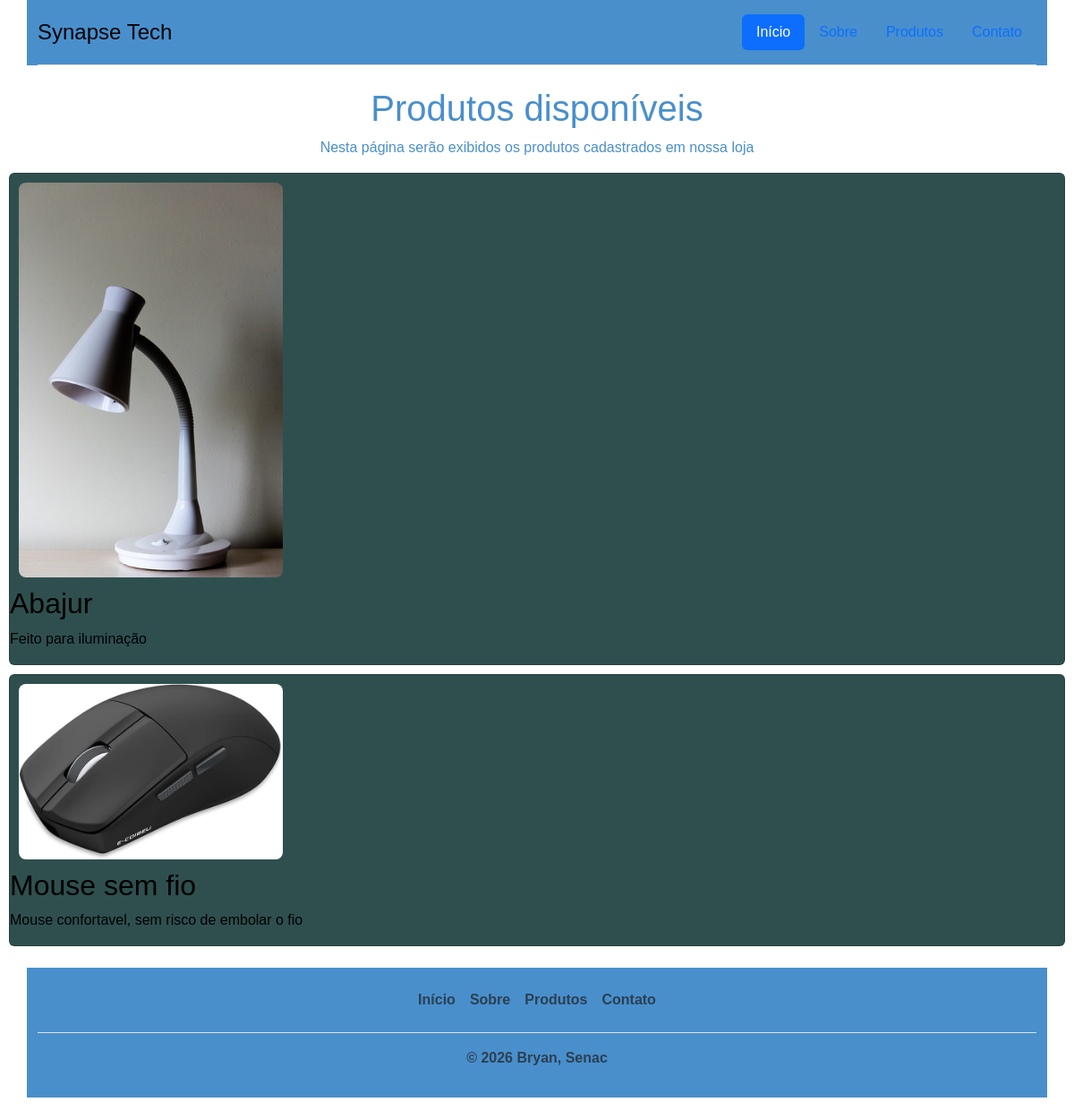
/produtos/, run on the app's committed database.
### loja/models.py (models this page shows)
class Produto(models.Model):
    nome = models.CharField(max_length=100)
    descricao = models.TextField()
    imagem = models.ImageField(upload_to='produtos/', blank=True, null=True)
    preco = models.DecimalField(max_digits=10, decimal_places=2)
    disponivel = models.BooleanField(default=True)

### loja/views.py (the view)
# urls.py: path('produtos/', views.produtos, name='produtos'),
def produtos(request):
    lista_produtos = Produto.objects.filter(disponivel = True)
    contexto = {
        'produtos': lista_produtos
    }
    return render(request, 'app/produtos.html', contexto)

### loja/templates/app/produtos.html (shortened to what this page needs)
{% extends 'app/base.html' %}
{% block content %}
  <section id="t-c">
    <h1>Produtos disponíveis</h1>
    <p>Nesta página serão exibidos os produtos cadastrados em nossa loja</p>
  </section>
  <section class="produtos-grid">
    {% for produto in produtos %}
      <article class="card" style="background-color: #2f4f4f; color: #000; margin: 10px;">
        {% if produto.imagem %}
          <img src="{{ produto.imagem.url }}" alt="{{ produto.nome }}" style="width:25%; height:25%; object-fit: cover; border-radius: 8px; margin: 10px;" />
        {% else %}
          <div>Sem imagem</div>
        {% endif %}
        <h2>{{ produto.nome }}</h2>
        <p>{{ produto.descricao }}</p>
      </article>
    {% empty %}
    <article class="card">
        <h2>Nenhum produto disponível</h2>
        <p>Não existe nenhum produto cadastrado para exibição</p>
    </article>
    {% endfor %}
  </section>
{% endblock %}

### loja/static/css/style.css (style rules this page uses)
.header { font-family: 'Lucida Sans', 'Lucida Sans Regular', 'Lucida Grande', 'Lucida Sans Unicode', sans-serif; color: #498fcc; background-color: #fff; }
#t-c { text-align: center; padding-left: 10%; padding-right: 10%; }

### data on the page
Produto: imagem (picture), nome "Abajur", descricao "Feito para iluminação"
Produto: imagem (picture), nome "Mouse sem fio", descricao "Mouse confortavel, sem risco de embolar o fio"
